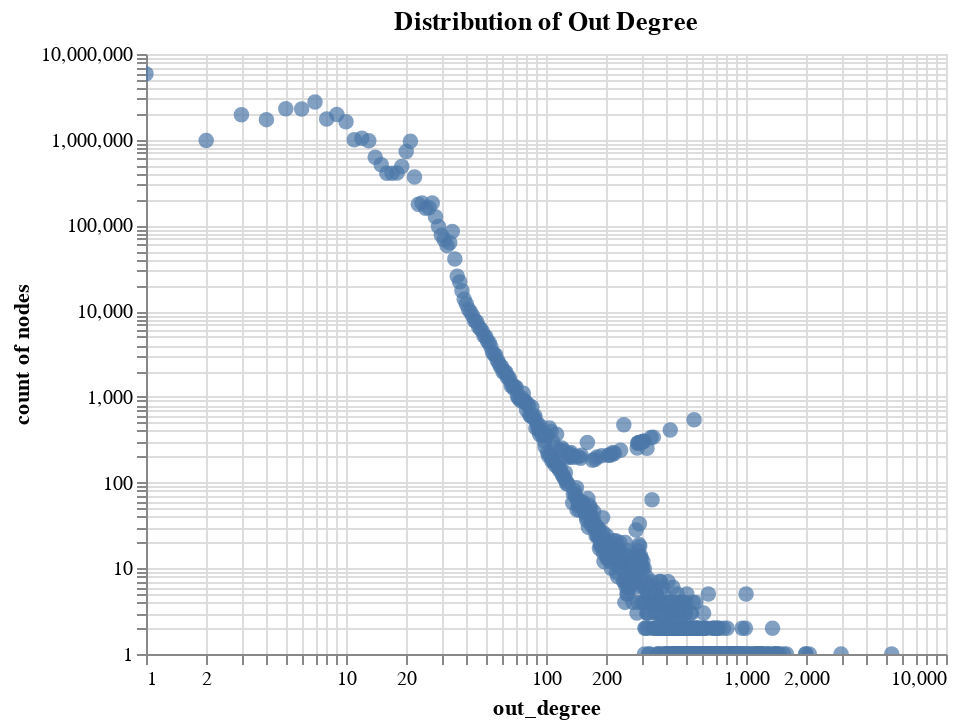

The notebook cell this image was saved under:
### Code cell
data = pd.read_csv(
    os.environ["OUT"] + "/statistics.out_degree.distribution.tsv", sep="\t"
)

alt.Chart(data).mark_circle(size=60).encode(
    x=alt.X("out_degree", scale=alt.Scale(type="log")),
    y=alt.Y("count", scale=alt.Scale(type="log"), title="count of nodes"),
    tooltip=["out_degree", "count"],
).interactive().properties(title="Distribution of Out Degree")

### Figure 1 — Vega-Lite specification as saved in the notebook (floating-point values rounded to 4 significant figures; data arrays with more than 128 entries replaced by an {"elided": "..."} marker saying what was removed)
{"config": {"view": {"continuousWidth": 400, "continuousHeight": 300}}, "data": {"name": "data-6f2698116f3ed3941da3c1397b10f533"}, "mark": {"type": "circle", "size": 60}, "encoding": {"tooltip": [{"type": "quantitative", "field": "out_degree"}, {"type": "quantitative", "field": "count"}], "x": {"type": "quantitative", "field": "out_degree", "scale": {"type": "log"}}, "y": {"type": "quantitative", "field": "count", "scale": {"type": "log"}, "title": "count of nodes"}}, "selection": {"selector002": {"type": "interval", "bind": "scales", "encodings": ["x", "y"]}}, "title": "Distribution of Out Degree", "$schema": "https://vega.github.io/schema/vega-lite/v4.8.1.json", "datasets": {"data-6f2698116f3ed3941da3c1397b10f533": {"elided": "687 records"}}}
